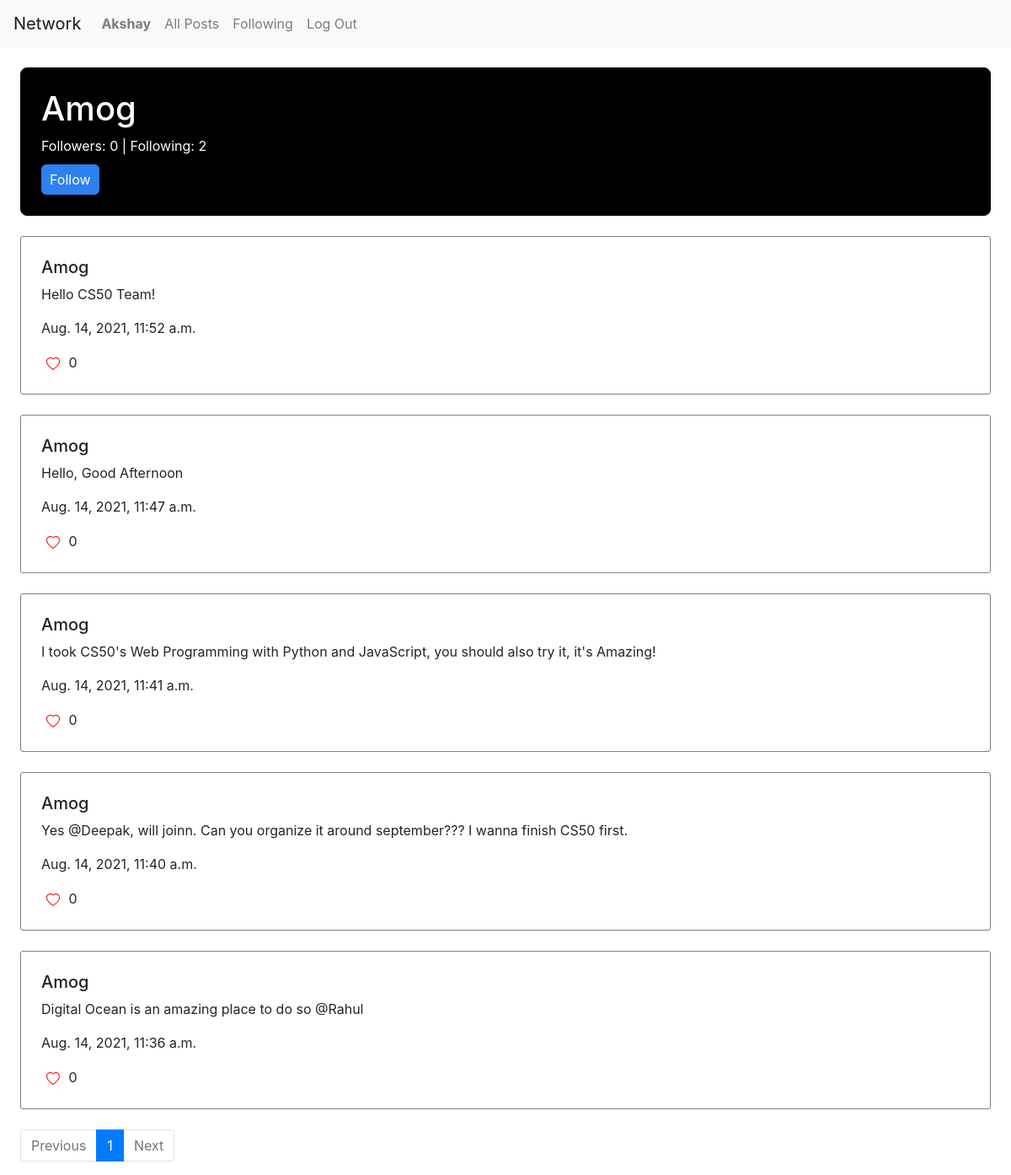
/user/Amog (signed in), run on the app's committed database.
### network/models.py (models this page shows, shortened)
class User(AbstractUser):
    pass

class Profile(models.Model):
    person=models.ForeignKey(User,on_delete=models.CASCADE,related_name="person",default=None)
    following=models.ManyToManyField(User,blank=True,related_name="followers")
    follower=models.ManyToManyField(User,blank=True,related_name="following")

class Post(models.Model):
    poster=models.ForeignKey(User,on_delete=models.CASCADE,related_name="poster")
    post_content=models.TextField(default=None,verbose_name="New Post")
    date=models.DateTimeField(default=datetime.datetime.now())
    likes=models.ManyToManyField(User,blank=True,related_name="post")

### network/views.py (the view)
# urls.py: path("user/<str:username>",views.profile_view,name="profile"),
def profile_view(request,username):
    profile=User.objects.get(username=username)
    posts_by_this_user=Post.objects.filter(poster=profile)
    follower_following=Profile.objects.get(person=profile)
    is_follow=False
    if request.user in follower_following.follower.all():
        is_follow=True
    posts_by_this_user=posts_by_this_user[::-1]
    paginator = Paginator(posts_by_this_user, 10)
    page_number = request.GET.get('page')
    page_obj = paginator.get_page(page_number)
    return render(request,"network/profile.html", {
        "page_obj":page_obj,
        "profile":profile,
        "profile_stats":follower_following,
        "is_follow":is_follow
    })

### network/templates/network/profile.html (shortened to what this page needs)
{% extends "network/layout.html" %}
{% block body %}
    <div style="display: grid; grid-template-columns: 100%;">
        <div style="margin-top: 2%; margin-left: 2%; margin-right: 2%; border: 1px solid black; padding: 2%; border-radius: 8px; background-color: black; color: white;">
            <h1>{{profile}}</h1>
            <div>Followers: <span>{{profile_stats.follower.all.count}}</span> | Following: {{profile_stats.following.all.count}}</div>
            {% if profile != request.user %}
                <div><button class="button_blue" id="follow_unfollow" style="margin-top: 10px;">
                    {% if is_follow %}Unfollow{% else %}Follow{% endif %}
                </button></div>
            {% endif %}
        </div>
    <div style="display: grid; grid-template-columns: 100%;">
        {% for post in page_obj %}
            <div id="normal_div{{post.id}}" style="margin-top: 2%; margin-left: 2%; margin-right: 2%; border: 1px solid gray; padding: 2%; border-radius: 3px;">
                <h5>{{post.poster}}</h5>
                <p id="content{{post.id}}" >{{post.post_content}}</p>
                <p>{{post.date}}</p>
                <div>
                    {% if request.user in post.likes.all %}
                        <button style="background-color: transparent; border: none; outline: none;" data-like_status="0" onclick="sendRequest(this.id,this.getAttribute('data-like_status'))" id="{{post.id}}" class="like_button"><svg xmlns="http://www.w3.org/2000/svg" width="16" height="16" fill="currentColor" class="bi bi-heart-fill" viewBox="0 0 16 16" style="color: red;">
                            <path fill-rule="evenodd" d="M8 1.314C12.438-3.248 23.534 4.735 8 15-7.534 4.736 3.562-3.248 8 1.314z"/></svg>
                        </button>
                    {% else %}
                        <button style="background-color: transparent; border: none; outline: none;" data-like_status="1" onclick="sendRequest(this.id,this.getAttribute('data-like_status'))" id="{{post.id}}" class="like_button">
                        </button>
                    {% endif %}
                    <span id="likecount{{post.id}}">{{ post.likes.all.count }}</span>
                </div>
            </div>
        {% endfor %}
    </div>
    <nav style="margin-left: 2%; margin-top: 2%;" aria-label="...">
        <ul class="pagination">
            {% if page_obj.has_previous %}
                <li class="page-item">
                    <a class="page-link" href="?page={{page_obj.previous_page_number}}">Previous</a>
                </li>
            {% else %}
                <li class="page-item disabled">
                    <a class="page-link" href="#" tabindex="-1" aria-disabled="true">Previous</a>
                </li>
            {% endif %}
          <li class="page-item active" aria-current="page">
            <a class="page-link" href="?page={{page_obj.number}}">{{page_obj.number}}</a>
          </li>
            {% if page_obj.has_next %}
            <li class="page-item">
                <a class="page-link" href="?page={{page_obj.next_page_number}}">Next</a>
            </li>
            {% else %}
                <li class="page-item disabled">
                    <a class="page-link" href="#" tabindex="-1" aria-disabled="true">Next</a>
                </li>
            {% endif %}
        </ul>
    </nav>
{% endblock %}

### network/templates/network/layout.html (shortened to what this page needs)
{% load static %}
<!DOCTYPE html>
<html lang="en">
    <head>
        <link rel="stylesheet" href="https://stackpath.bootstrapcdn.com/bootstrap/4.4.1/css/bootstrap.min.css">
        <link href="{% static 'network/styles.css' %}" rel="stylesheet">
    </head>
    <body>
        <nav class="navbar navbar-expand-lg navbar-light bg-light">
            <a class="navbar-brand" href="{% url 'index' %}">Network</a>
            <div>
              <ul class="navbar-nav mr-auto">
                {% if user.is_authenticated %}
                    <li class="nav-item">
                        <a class="nav-link" href="{% url 'profile' user.username %}"><strong>{{ user.username }}</strong></a>
                    </li>
                {% endif %}
                <li class="nav-item">
                  <a class="nav-link" href="{% url 'index' %}">All Posts</a>
                </li>
                {% if user.is_authenticated %}
                    <li class="nav-item">
                        <a class="nav-link" href="{% url 'following' %}">Following</a>
                    </li>
                    <li class="nav-item">
                        <a class="nav-link" href="{% url 'logout' %}">Log Out</a>
                    </li>
                {% endif %}
              </ul>
            </div>
          </nav>
        <div class="body">
            {% block body %}
            {% endblock %}
        </div>
    </body>
</html>

### network/static/network/styles.css (style rules this page uses)
.button_blue { background-color: rgb(45, 129, 238); border-radius: 6px; border-color: rgb(45, 129, 238); border: 0; padding: 6px; color: white; padding-left: 10px; padding-right: 10px; }

### data on the page
User: username "Akshay"
User: username "Amog"
Profile: follower.all.count "0", following.all.count "2"
Post: poster "Amog", post_content "Hello CS50 Team!", date "Aug. 14, 2021, 11:52 a.m.", likes.all.count "0"
Post: poster "Amog", post_content "Hello, Good Afternoon", date "Aug. 14, 2021, 11:47 a.m.", likes.all.count "0"
Post: poster "Amog", post_content "I took CS50's Web Programming with Python and JavaScript, you should also try it, it's Amazing!", date "Aug. 14, 2021, 11:41 a.m.", likes.all.count "0"
Post: poster "Amog", post_content "Yes @Deepak, will joinn. Can you organize it around september??? I wanna finish CS50 first.", date "Aug. 14, 2021, 11:40 a.m.", likes.all.count "0"
Post: poster "Amog", post_content "Digital Ocean is an amazing place to do so @Rahul", date "Aug. 14, 2021, 11:36 a.m.", likes.all.count "0"

### other printed values
{{ page_obj.number }} "1"
